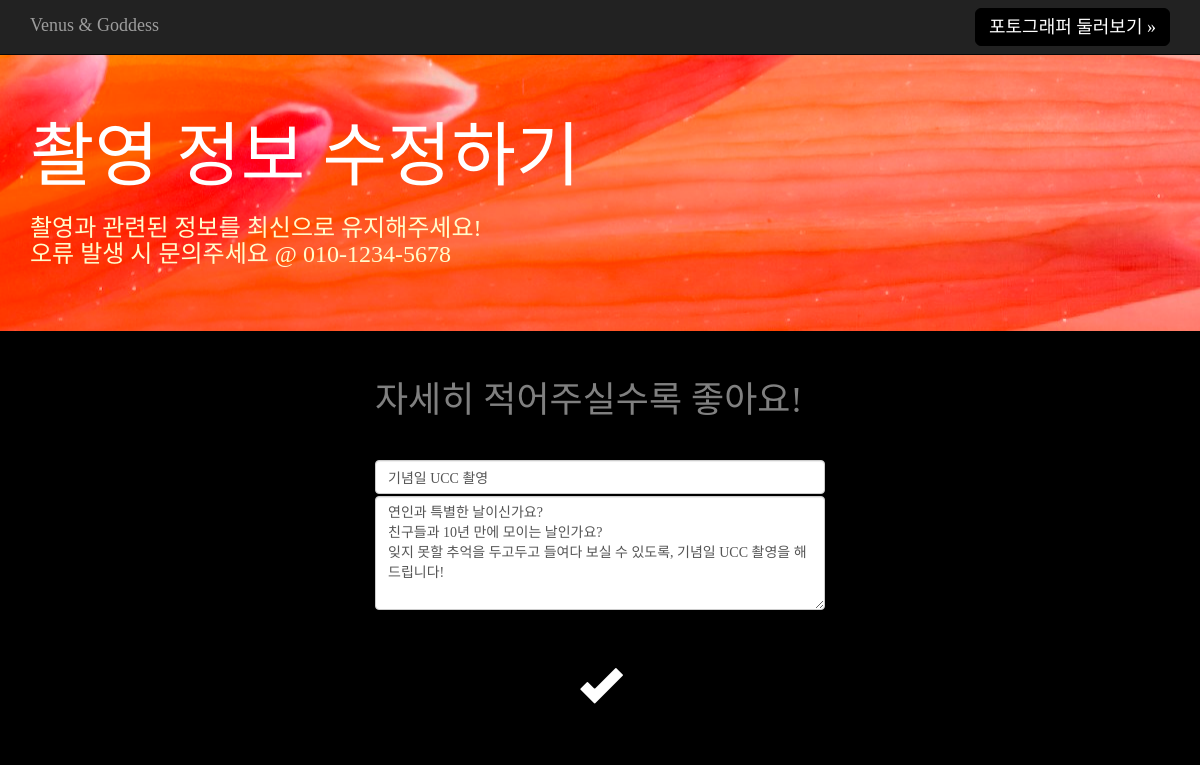
Page /edit/4/ on the committed database.
### blog/models.py (models this page shows, shortened)
class Post(models.Model):
    author = models.ForeignKey('auth.User')
    title = models.CharField(max_length=200)
    text = models.TextField(null=False)
    created_date = models.DateTimeField(default=timezone.now)
    published_date = models.DateTimeField(blank=True, null=True)

### blog/views.py (the view)
# urls.py: url(r'^edit/(?P<pk>\d+)/$', views.edit, name = 'edit'),
def edit(request, pk):
    post = get_object_or_404(Post, pk=pk)
    if request.method == "POST":                # POST
        post.author = request.user
        post.title = request.POST['title']
        post.text = request.POST['content']
        post.published_date = timezone.now()
        post.save()
        return redirect('index')
    else:
        context={'post' : post}                 # GET (삭제 전에 먼저 해당 post 를 담아주는 것)
        return render(request, 'blog/post_edit.html', context)

### blog/templates/blog/post_edit.html (shortened to what this page needs)
{% extends "blog/base.html" %}
{% block content %}
<div class="jumbotron" style="background-image: url('/static/blog/images/bgimage.jpg'); background-position: right;}">
  <div class="container">
    <h1 style="color: white; font-size: 70px;">촬영 정보 수정하기<h1>
    <p style="color: #fffccc; font-family: 'Hanna', serif; font-size: 24px;">촬영과 관련된 정보를 최신으로 유지해주세요!<br>
    오류 발생 시 문의주세요 @ 010-1234-5678 </p>
  </div>
</div>
<div class = "container" style="width: 40%;">
    <h1 style = "color:gray;">자세히 적어주실수록 좋아요!</h1>
    <form style = "margin-bottom: 20px;" action="{% url 'edit' pk=post.pk %}" method="POST">
        <input style="margin-bottom: 2px;" class="form-control" value="{{post.title}}" type ="text" id="title" name="title">
        <textarea class="form-control" id="content" rows=5 name="content">{{post.text}}</textarea>
        <p align="center">
            <button type="submit" class="btn btn-warning" style="margin-top: 5px;background-color: black;">
                <span class="glyphicon glyphicon-ok" style="font-size: 3em;"></span>
            </button>
        </p>
    </form>
</div>
{% endblock %}

### blog/static/blog/css/jumbotron.css (style rules this page uses)
body { padding-top: 50px; padding-bottom: 20px; }

### blog/templates/blog/base.html (style rules this page uses)
.btn-warning { border-color: black; }

### rows in the picture
Post: title "기념일 UCC 촬영", content "연인과 특별한 날이신가요? 친구들과 10년 만에 모이는 날인가요? 잊지 못할 추억을 두고두고 들여다 보실 수 있도록, 기념일 UCC 촬영을 해드립니다!"
